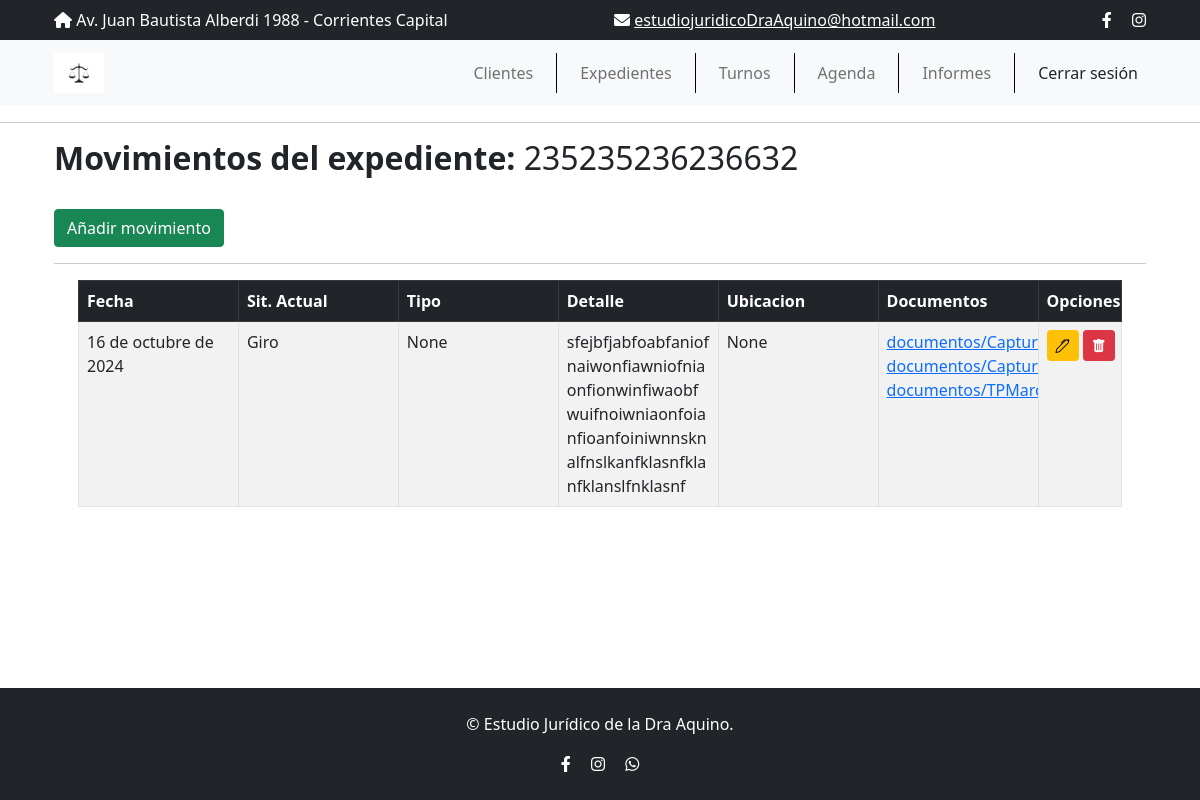
The page /expedientes/235235236236632/movimientos/ (signed in) on the database its author committed.
### expedientes/models.py (models this page shows, shortened)
class Expediente(models.Model):
    cliente = models.ForeignKey(Cliente, on_delete=models.CASCADE, related_name="expedientes")
    profesional = models.ForeignKey(Profesional, on_delete=models.CASCADE, related_name="expedientes")
    numero_expediente = models.CharField('Nº del expediente', max_length=50, primary_key=True, unique=True)
    caratula = models.TextField(max_length=500, null=True, blank=True)
    jurisdiccion = models.CharField('Jurisdicción', max_length=250, null=True, blank=True)
    dependencia = models.CharField(max_length=250, null=True, blank=True)
    apoderado = models.CharField(max_length=250, null=True, blank=True)
    fecha_inicio = models.DateField(null=True, blank=True)
    fecha_finalizacion = models.DateField(null=True, blank=True)
    asunto = models.TextField(max_length=250, null=True, blank=True)
    estado = models.BooleanField(default=True)

class Movimientos(models.Model):
    id_mov = models.AutoField(primary_key=True)
    expediente = models.ForeignKey(Expediente, on_delete=models.CASCADE)
    fecha = models.DateField(null=True, blank=True)
    sit_actual = models.CharField('Situación actual', max_length=50, choices=ESTADOS, null=True, blank=True)
    tipo = models.CharField(max_length=150, null=True, blank=True)
    detalle = models.TextField(max_length=500, null=True, blank=True)
    ubicacion = models.CharField(max_length=100, null=True, blank=True)
    class Meta:
        verbose_name_plural = 'Movimientos'

class Documentos(models.Model):
    movimiento = models.ForeignKey(Movimientos, on_delete=models.CASCADE, related_name='documentos')
    documentos = models.FileField(upload_to='documentos/', validators=[validar_tipo_archivo])

### expedientes/views.py (the view)
# urls.py: path('<str:numero_expediente>/movimientos/', ListMovimientos, name='movimientos'),
@login_required
def ListMovimientos(request, numero_expediente):
    expediente = get_object_or_404(Expediente, numero_expediente=numero_expediente)  # Filtra el expediente por su número
    movimientos = Movimientos.objects.filter(expediente=expediente)  # Filtra los movimientos del expediente
    context = {
        'expediente': expediente,
        'movimientos': movimientos,
    }
    return render(request, 'expedientes/movimientos.html', context)

### expedientes/templates/expedientes/movimientos.html
{% extends "main.html" %}
{% block content %}
<h2 class="text-start"><strong>Movimientos del expediente:</strong> {{expediente.numero_expediente}}</h2>
<br>
<a href="{% url 'crear-movimiento' expediente.numero_expediente %}" class="btn btn-success">Añadir movimiento</a>
<hr>
<div class="container">
    <table class="table table-striped table-bordered">
        <thead class="table-dark">
            <tr>
                <th>Fecha</th>
                <th>Sit. Actual</th>
                <th>Tipo</th>
                <th>Detalle</th>
                <th>Ubicacion</th>
                <th>Documentos</th>
                {% if request.user.rol == "Admin" or request.user.rol == "Abogado" %}
                <th class="col-opciones-mov">Opciones</th>
                {% endif %}
            </tr>
        </thead>
        <tbody>
            {% for movimiento in movimientos %}
            <tr>
                <td>{{ movimiento.fecha }}</td>
                <td>{{ movimiento.sit_actual }}</td>
                <td>{{ movimiento.tipo }}</td>
                <td class="detalle-columna">{{ movimiento.detalle }}</td>
                <td>{{ movimiento.ubicacion }}</td>
                <td class="documentos-columna">
                    {% if movimiento.documentos.exists %}
                        <ul>
                            {% for documento in movimiento.documentos.all %}
                                <li><a href="{{ documento.documentos.url }}" target="_blank">{{ documento.documentos.name }}</a></li>
                            {% endfor %}
                        </ul>
                    {% else %}
                        No hay documentos
                    {% endif %}
                </td>
                <td class="col-opciones-mov">
                    {% if request.user.rol == "Admin" or request.user.rol == "Abogado" %}
                        <a href="{% url 'actualizar-movimiento' movimiento.id_mov %}" class="btn btn-warning btn-sm">
                            <i class="bi bi-pen"></i>
                        </a>
                        <a href="{% url 'eliminar-movimiento' movimiento.id_mov %}" class="btn btn-danger btn-sm">
                            <i class="bi bi-trash-fill"></i>
                        </a>
                    {% endif %}
                </td>
            </tr>
            {% endfor %}
        </tbody>
    </table>
</div>
{% endblock content %}

### static/styles/app.css (style rules this page uses)
table { table-layout: fixed; width: 100%; }
td.detalle-columna { max-width: 200px; word-wrap: break-word; white-space: normal; }
.col-opciones-mov { width: 8%; white-space: nowrap; }
.documentos-columna { max-width: 150px; white-space: nowrap; overflow: hidden; text-overflow: ellipsis; }
.documentos-columna ul { padding-left: 0; list-style-type: none; }

### rows shown on the page
Expediente: numero_expediente "235235236236632"
Movimientos: fecha "16 de octubre de 2024", sit_actual "Giro", tipo "None", detalle "sfejbfjabfoabfaniofnaiwonfiawniofniaonfionwinfiwaobfwuifnoiwniaonfoianfioanfoiniwnnsknalfnslkanfklasnfklanfklanslfnklasnf", ubicacion "None"
Documentos: documentos.name "documentos/Cap…"
Documentos: documentos.name "documentos/Cap…"
Documentos: documentos.name "documentos/TP…"
